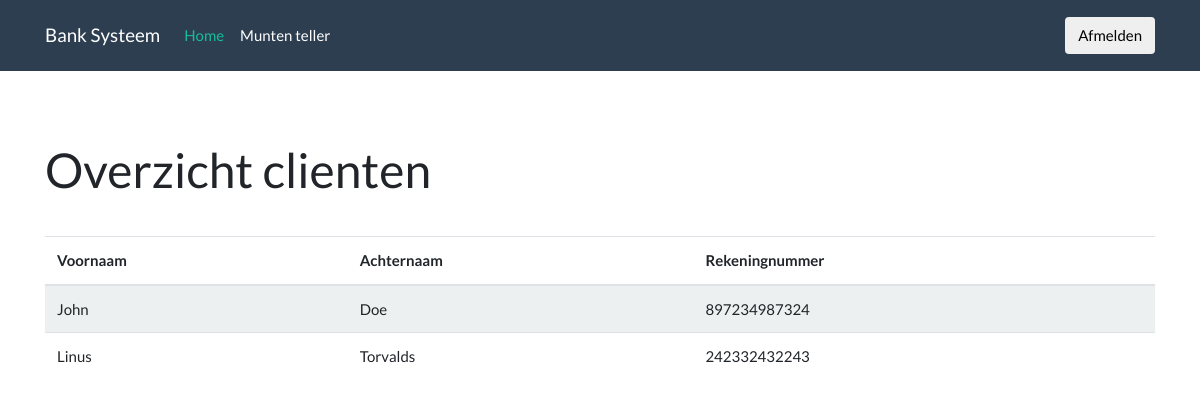
The page /overview_clients.php on the database its author committed.
### tables this page shows
CREATE TABLE `clients` (
  `id` int(11) NOT NULL AUTO_INCREMENT,
  `firstname` varchar(45) DEFAULT NULL,
  `lastname` varchar(45) DEFAULT NULL,
  `address` varchar(45) DEFAULT NULL,
  `email` varchar(45) DEFAULT NULL,
  `phone` varchar(45) DEFAULT NULL,
  `accountnumber` varchar(45) DEFAULT NULL,
  `balance` float DEFAULT NULL,
  `updated_at` timestamp NULL DEFAULT NULL,
  `created_at` timestamp NULL DEFAULT NULL,
  PRIMARY KEY (`id`)
);

### overview_clients.php (the view, shortened to what this page needs)
<?php
    require 'backend/db.php';
    require 'includes/header.php';
?>
<body>
    <?php require 'includes/navbar.php'; ?>
    <div class="container">
        <div class="space70"></div>
        <h1>Overzicht clienten</h1>
        <div class="space10"></div>
        <div class="row">
            <div class="col-md-12">
                <div class="space20"></div>
                <table class="table table-striped table-hover">
                    <thead>
                        <tr>
                            <th>Voornaam</th>
                            <th>Achternaam</th>
                            <th>Rekeningnummer</th>
                        </tr>
                    </thead>
                    <tbody>
                        <?php
                            $sql = "SELECT * FROM clients";
                            $query = $conn->query($sql);
                            while($result = $query->fetch_assoc()) {
                        ?>
                        <tr>
                            <td><?php echo $result['firstname']; ?></td>
                            <td><?php echo $result['lastname']; ?></td>
                            <td><?php echo $result['accountnumber']; ?></td>
                        </tr>
                        <?php
                            }
                        ?>
                    </tbody>
                </table>
            </div>
        </div>
    </div>
<?php
    require 'includes/footer.php';
?>

### rows shown on the page
clients: firstname "John", lastname "Doe", accountnumber "897234987324"
clients: firstname "Linus", lastname "Torvalds", accountnumber "242332432243"
